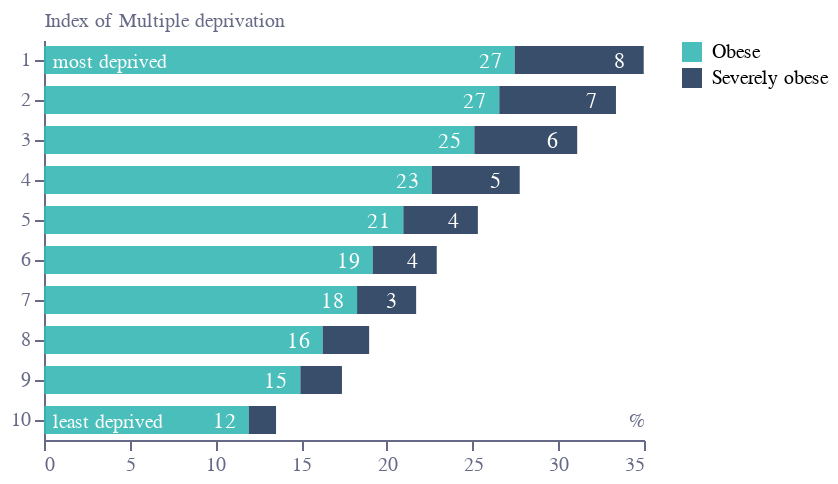

Notebook cell for this chart:
### Code cell
bars = (
    alt.Chart(f2)
    .mark_bar(size=14, opacity=0.9)
    .encode(
        y=alt.Y(
            "category:N",
            sort=[],
            axis=alt.Axis(
                grid=False,
                title="Index of Multiple deprivation",
                labelColor=colors["eco-gray"],
                titleColor=colors["eco-gray"],
                tickColor=colors["eco-gray"],
                domainColor=colors["eco-gray"],
                titleX=0,
                titleY=-5,
                titleAngle=0,
                titleFontSize=10,
                titleFontWeight="normal",
                titleAlign="left",
            ),
        ),
        color=alt.Color(
            "obesity:N",
            scale=alt.Scale(
                domain=df["obesity"].unique(),
                range=[colors["eco-turquiose"], colors["eco-blue"]],
            ),
        ),
        order="category:O",
    )
)
text = bars.mark_text(dx=-12, dy=1, color="white").encode(
    text=alt.Text("SAmmount:Q", format=".0f"),
    color=alt.condition(
        datum.SAmmount < 3,
        alt.ColorValue(None),
        alt.ColorValue("white"),
    ),
)
labels = (
    alt.Chart(
        pd.DataFrame(
            [
                {"x": 0.5, "y": 1, "t": "most deprived"},
                {"x": 0.5, "y": 10, "t": "least deprived"},
            ]
        )
    )
    .mark_text(yOffset=1, size=10, align="left", color="white", baseline="middle")
    .encode(text="t", x="x:Q", y="y:N")
)

layer = (
    (bars + text + labels)
    .encode(
        x=alt.X(
            "SAmmount:Q",
            stack="zero",
            axis=alt.Axis(
                grid=False,
                title="%",
                labelColor=colors["eco-gray"],
                titleColor=colors["eco-gray"],
                tickColor=colors["eco-gray"],
                domainColor=colors["eco-gray"],
                titleAnchor="end",
                titleY=-15,
                titleFontSize=10,
                titleFontWeight="normal",
            ),
            # scale=alt.Scale(domain=[0, 35]),
        )
    )
    .properties(height=alt.Step(20), width=300)
    .configure_legend(title=None)
    .configure_view(stroke=None)
    .transform_aggregate(SAmmount="sum(value)", groupby=["category", "obesity"])
)
for j in ["json", "png", "svg"]:
    layer.save("visualisation/" + f + "." + j)
layer

### Figure 1 — Vega-Lite specification as saved in the notebook (floating-point values rounded to 4 significant figures)
{"config": {"view": {"continuousWidth": 400, "continuousHeight": 300, "stroke": null}, "legend": {"title": null}}, "layer": [{"mark": {"type": "bar", "opacity": 0.9, "size": 14}, "encoding": {"color": {"type": "nominal", "field": "obesity", "scale": {"domain": ["Obese", "Severely obese"], "range": ["#36B7B4", "#243B5A"]}}, "order": {"type": "ordinal", "field": "category"}, "y": {"type": "nominal", "axis": {"domainColor": "#676A86", "grid": false, "labelColor": "#676A86", "tickColor": "#676A86", "title": "Index of Multiple deprivation", "titleAlign": "left", "titleAngle": 0, "titleColor": "#676A86", "titleFontSize": 10, "titleFontWeight": "normal", "titleX": 0, "titleY": -5}, "field": "category", "sort": []}}}, {"mark": {"type": "text", "color": "white", "dx": -12, "dy": 1}, "encoding": {"color": {"condition": {"value": null, "test": "(datum.SAmmount < 3)"}, "value": "white"}, "order": {"type": "ordinal", "field": "category"}, "text": {"type": "quantitative", "field": "SAmmount", "format": ".0f"}, "y": {"type": "nominal", "axis": {"domainColor": "#676A86", "grid": false, "labelColor": "#676A86", "tickColor": "#676A86", "title": "Index of Multiple deprivation", "titleAlign": "left", "titleAngle": 0, "titleColor": "#676A86", "titleFontSize": 10, "titleFontWeight": "normal", "titleX": 0, "titleY": -5}, "field": "category", "sort": []}}}, {"data": {"name": "data-bb8f03c5944c3d0cc27c9d324aa73610"}, "mark": {"type": "text", "align": "left", "baseline": "middle", "color": "white", "size": 10, "yOffset": 1}, "encoding": {"text": {"type": "nominal", "field": "t"}, "x": {"type": "quantitative", "field": "x"}, "y": {"type": "nominal", "field": "y"}}}], "data": {"name": "data-fe6c35e88b4b0bf02dacd40c6d88337b"}, "encoding": {"x": {"type": "quantitative", "axis": {"domainColor": "#676A86", "grid": false, "labelColor": "#676A86", "tickColor": "#676A86", "title": "%", "titleAnchor": "end", "titleColor": "#676A86", "titleFontSize": 10, "titleFontWeight": "normal", "titleY": -15}, "field": "SAmmount", "stack": "zero"}}, "height": {"step": 20}, "transform": [{"aggregate": [{"op": "sum", "field": "value", "as": "SAmmount"}], "groupby": ["category", "obesity"]}], "width": 300, "$schema": "https://vega.github.io/schema/vega-lite/v4.8.1.json", "datasets": {"data-fe6c35e88b4b0bf02dacd40c6d88337b": [{"category": 1, "obesity": "Obese", "value": 27.46}, {"category": 1, "obesity": "Severely obese", "value": 7.525}, {"category": 2, "obesity": "Obese", "value": 26.56}, {"category": 2, "obesity": "Severely obese", "value": 6.804}, {"category": 3, "obesity": "Obese", "value": 25.11}, {"category": 3, "obesity": "Severely obese", "value": 5.996}, {"category": 4, "obesity": "Obese", "value": 22.62}, {"category": 4, "obesity": "Severely obese", "value": 5.13}, {"category": 5, "obesity": "Obese", "value": 20.96}, {"category": 5, "obesity": "Severely obese", "value": 4.347}, {"category": 6, "obesity": "Obese", "value": 19.17}, {"category": 6, "obesity": "Severely obese", "value": 3.735}, {"category": 7, "obesity": "Obese", "value": 18.26}, {"category": 7, "obesity": "Severely obese", "value": 3.446}, {"category": 8, "obesity": "Obese", "value": 16.26}, {"category": 8, "obesity": "Severely obese", "value": 2.707}, {"category": 9, "obesity": "Obese", "value": 14.96}, {"category": 9, "obesity": "Severely obese", "value": 2.424}, {"category": 10, "obesity": "Obese", "value": 11.95}, {"category": 10, "obesity": "Severely obese", "value": 1.588}], "data-bb8f03c5944c3d0cc27c9d324aa73610": [{"x": 0.5, "y": 1, "t": "most deprived"}, {"x": 0.5, "y": 10, "t": "least deprived"}]}}
